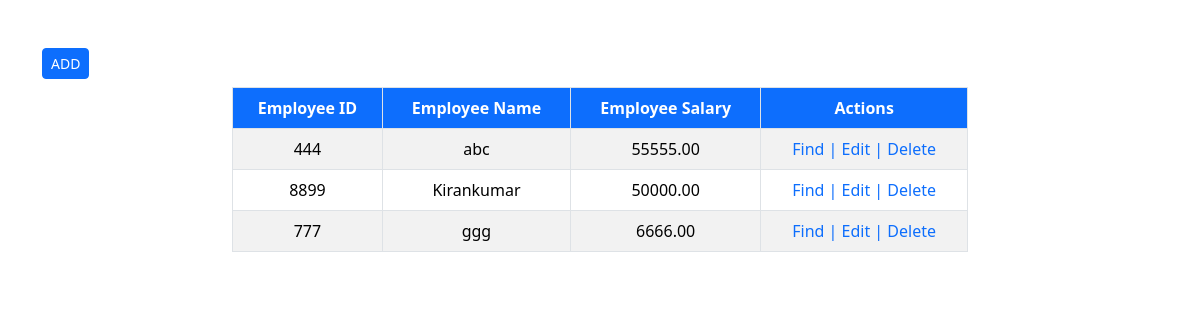
Before: / with the older database file.
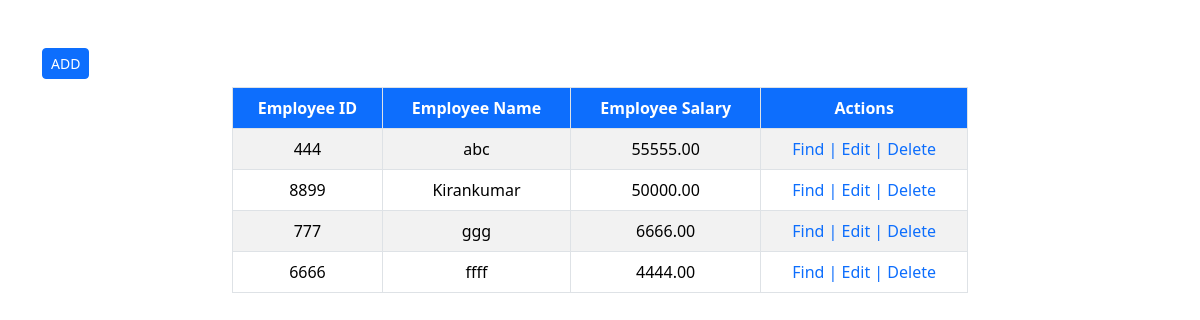
After: the same page with the newer database file.
### myapp/models.py (models this page shows)
class Employee(models.Model):
    EmployeeId = models.IntegerField()
    EmployeeName = models.CharField(max_length=50)
    EmployeeSalary = models.DecimalField(max_digits=7,decimal_places=2)

### myapp/views.py (the view)
# urls.py: path('',views.showemployees,name='emps'),
def showemployees(request):
    emplist = Employee.objects.all()
    return render(request,'myapp/employees.html',{'employees':emplist})

### templates/myapp/employees.html (shortened to what this page needs)
<!DOCTYPE html>
<html lang='en'>
<head>
   <link href="https://cdn.jsdelivr.net/npm/bootstrap@5.3.8/dist/css/bootstrap.min.css" rel="stylesheet">
</head>
<body>
    <div class="container">
        <a href="{%url 'addemp'%}" class="btn btn-sm btn-primary mt-5">ADD</a>
        <div class="row d-flex justify-content-center mt-2">
            <div class="col-md-8">
                {%if employees%}
                    <table class="table table-bordered table-striped table-hover text-center">
                        <thead>
                            <tr>
                                <th class="bg-primary text-white">Employee ID</th>
                                <th class="bg-primary text-white">Employee Name</th>
                                <th class="bg-primary text-white">Employee Salary</th>
                                <th class="bg-primary text-white">Actions</th>
                            </tr>
                        </thead>
                        <tbody>
                            {%for emp in employees%}
                                <tr>
                                    <td>{{emp.EmployeeId}}</td>
                                    <td>{{emp.EmployeeName}}</td>
                                    <td>{{emp.EmployeeSalary}}</td>
                                    <td class="text-primary">Find | Edit | Delete</td>
                                </tr>
                            {%endfor%}
                        </tbody>
                    </table>
                {%else%}
                    <p class="h1 text-center text-danger">Records Not Found</p>
                {%endif%}
            </div>
        </div>
    </div>
</body>
</html>

Changed rows visible on the page:
added Employee: EmployeeId "6666", EmployeeName "ffff", EmployeeSalary "4444.00"
